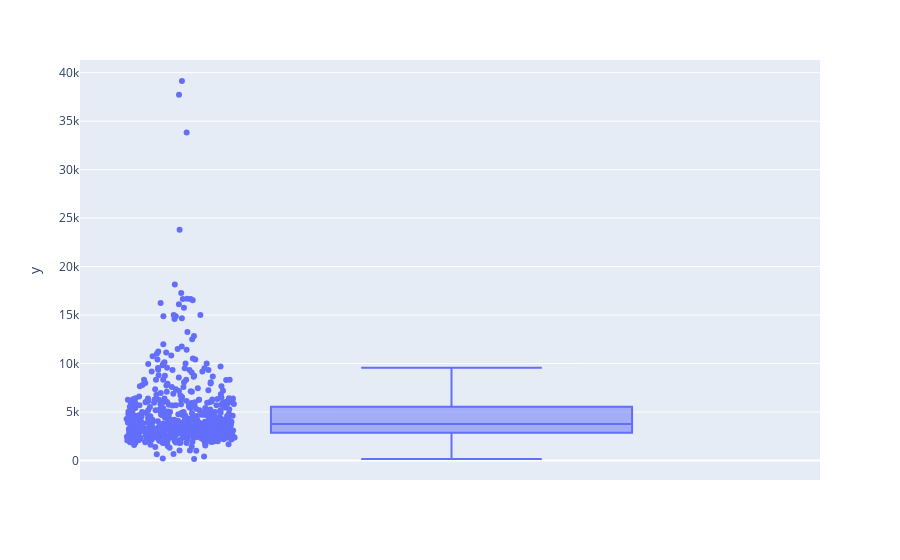

Notebook cell for this chart:
### Markdown cell above
Look at box plots to understand the distributions.

### Code cell
fig = px.box(px.data.tips(), y = message.ApplicantIncome, points='all')
fig.show()

### Figure 1 — Plotly figure (JSON) as saved in the notebook; plotly's stock layout.template omitted (floating-point values rounded to 4 significant figures; data arrays with more than 128 entries replaced by an {"elided": "..."} marker saying what was removed)
{"data": [{"alignmentgroup": "True", "boxpoints": "all", "hovertemplate": "y=%{y}<extra></extra>", "legendgroup": "", "marker": {"color": "#636efa"}, "name": "", "notched": false, "offsetgroup": "", "orientation": "v", "showlegend": false, "type": "box", "x0": " ", "xaxis": "x", "y": {"elided": "576 int values"}, "y0": " ", "yaxis": "y"}], "layout": {"boxmode": "group", "legend": {"tracegroupgap": 0}, "margin": {"t": 60}, "xaxis": {"anchor": "y", "domain": [0, 1]}, "yaxis": {"anchor": "x", "domain": [0, 1], "title": {"text": "y"}}}}
